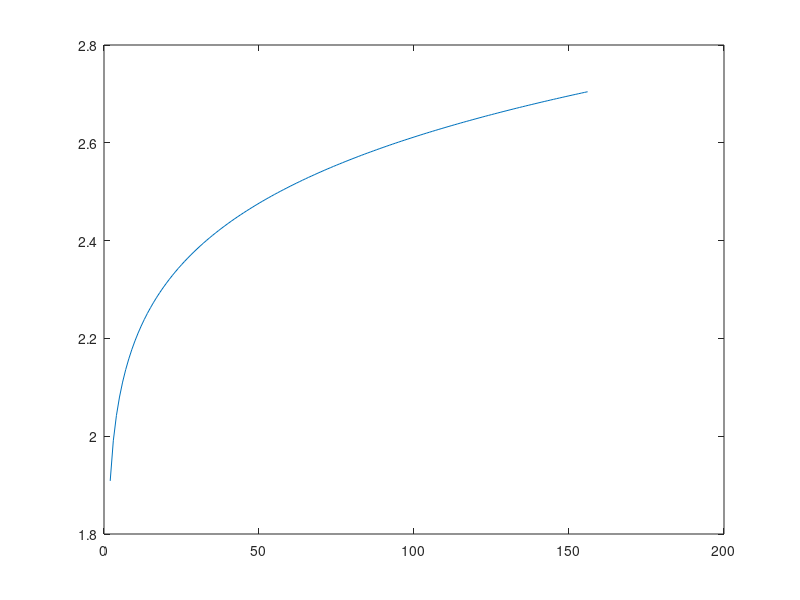

Write the MATLAB code that produced this figure. (Note: this script raises an error after producing the figure.)
%% Scrip para probar modelo
%donde 
close all; clc; clear all 
S= input('Escribe minutos de estimulacion:');
t= [0:155];%tiempo del experimento 
%in= (3*S*t).^(-1/(3*S));
%At=-in*(-3.86+S)+1;
%E= -sin((1+3*S)/3*S)+1;
%in= sin(-3.86+S)/(sin((1+3*S)/3*S)+1);
%At=1-in*t.^E;

%% parametros del rudio 
S2 = [0:0.01:S];%length(S)]; %vector de tiempo 
AM = 0.600 ;%amplitud 
pha = 0; %fase
f = (101:640); %frecuencia 
l = length(t);
f2= datasample(f,l); %frecuencia para aplicar 
%T = 1./f; %periodo

%N= Am.*sin(2.*pi.*f2.*t+pha);
A=(sin((-3.86+S))*t.^(-1.*sin((S+0.33)/S)));%<----------este es MODELO bueno
A2=(A.*t)+1;
plot(A2)
%A=(AM*sin(101*(-3.86+S))*t.^(-1.*sin((S+0.33)/S)));%<----------este es MODELO bueno
    contador= 1;
while contador <= l
    A=(sin((-3.86+S))*t(contador)^(-1*sin((S+0.33)/S)));
    A2{contador,:}= A;
    contador=contador +1;
end

A3=cell2mat(A2);
hold on 
plot(A3)


% A4=(A3*t)+1;
% plot(A4)
